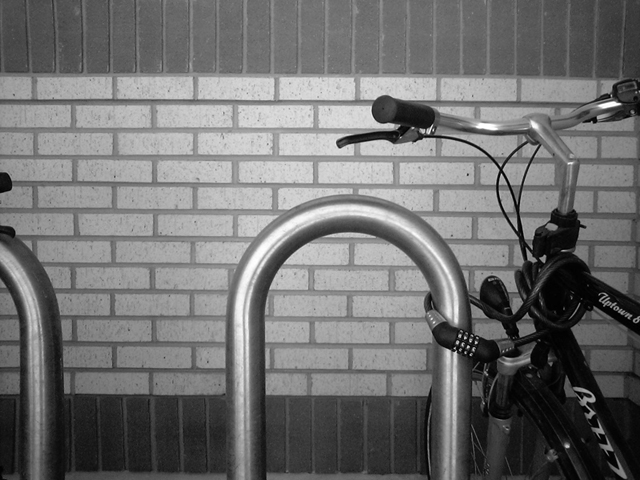
#> input picture partial-exams/1-kol-19/Figure4.jpg, 640 x 480 px
$ python kol-19-4.py
#> lines starting #> are read from the running program, lines starting #| are printed output that depends on the picture
"""

 Created on 15-Apr-21
 @author: Kiril Zelenkovski

"""
import numpy as np
import cv2
from matplotlib import pyplot as plt

img = cv2.imread('Figure4.jpg', 0)
#> img is the input picture: shape (480, 640); min 0, max 255, mean 112.2

img_gaussian = cv2.GaussianBlur(img, (3, 3), 0)

kernelx = np.array([[-1, -1, -1], [0, 0, 0], [1, 1, 1]])
kernely = np.array([[-1, 0, 1], [-1, 0, 1], [-1, 0, 1]])
img_prewittx = cv2.filter2D(img_gaussian, -1, kernelx)
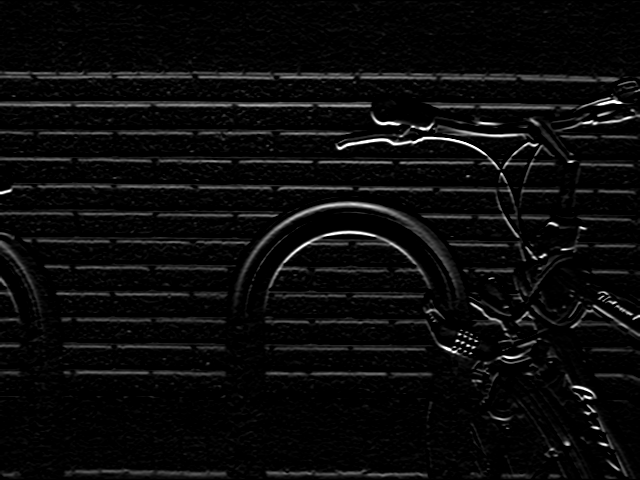
#> img_prewittx: shape (480, 640); min 0, max 255, mean 11.3

img_prewitty = cv2.filter2D(img_gaussian, -1, kernely)
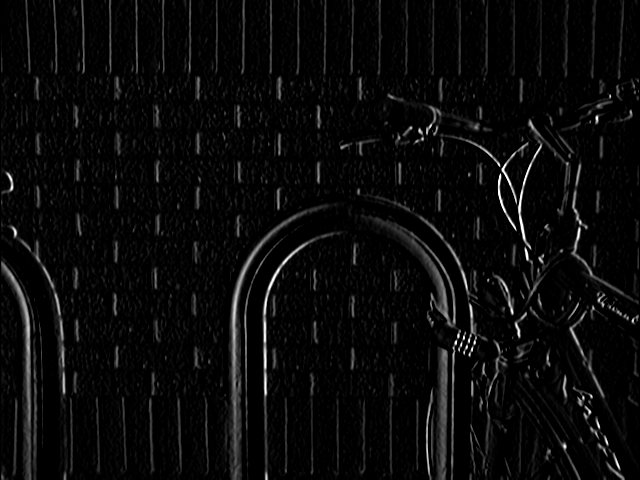
#> img_prewitty: shape (480, 640); min 0, max 255, mean 10.2

cv2.imshow("Prewitt X", img_prewittx)
cv2.imshow("Prewitt Y", img_prewitty)
cv2.waitKey(0)
cv2.destroyAllWindows()

$ run again, with partial-exams/1-kol-19/Figure2.jpg copied over partial-exams/1-kol-19/Figure4.jpg
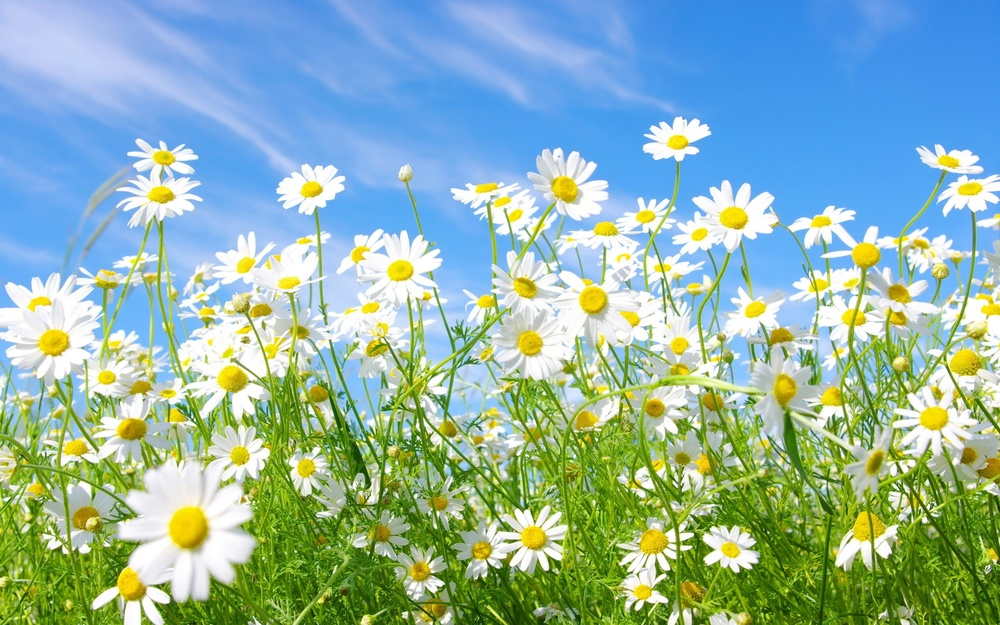
#> input picture partial-exams/1-kol-19/Figure2.jpg, 1000 x 625 px, shrunk from 2560 x 1600 before the run
#> `img = cv2.imread('Figure4.jpg', 0)`:
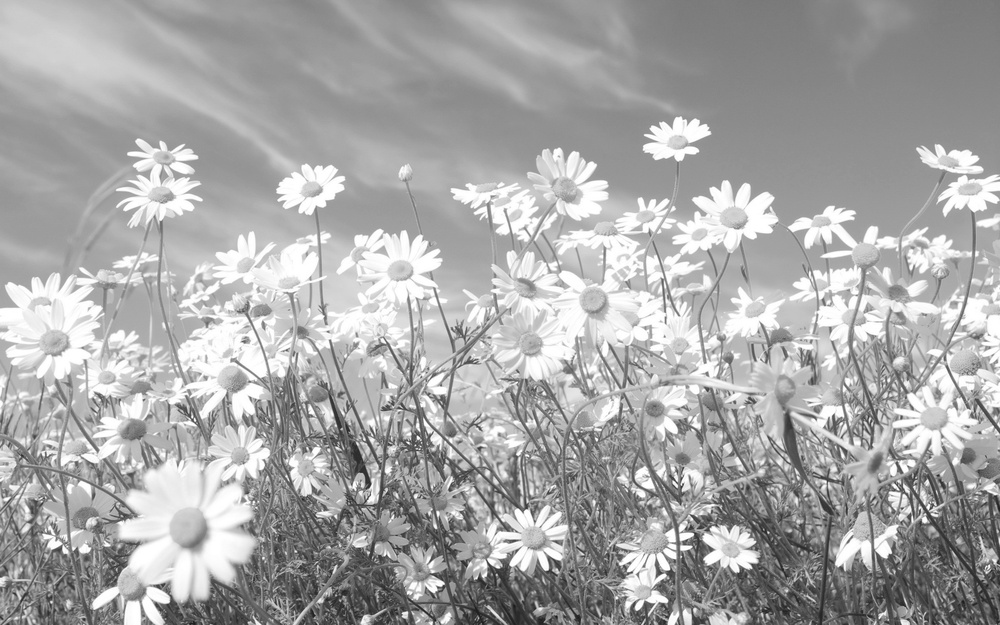
#> img: shape (625, 1000); min 23, max 255, mean 168.2
#> `img_prewitty = cv2.filter2D(img_gaussian, -1, kernely)`:
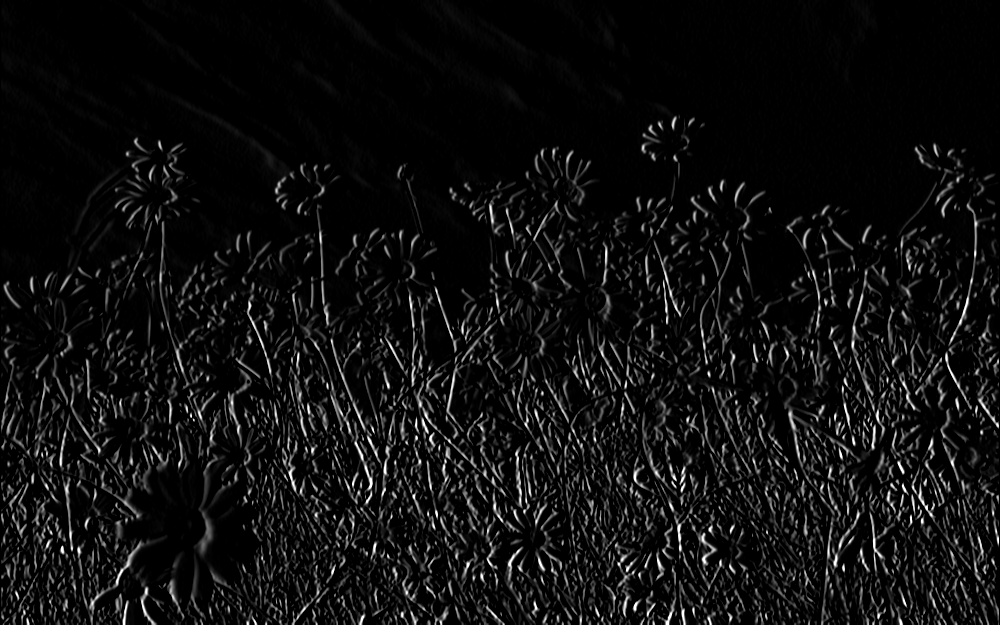
#> img_prewitty: shape (625, 1000); min 0, max 255, mean 15.5

$ run again, with partial-exams/1-kol-19/Figure3.jpg copied over partial-exams/1-kol-19/Figure4.jpg
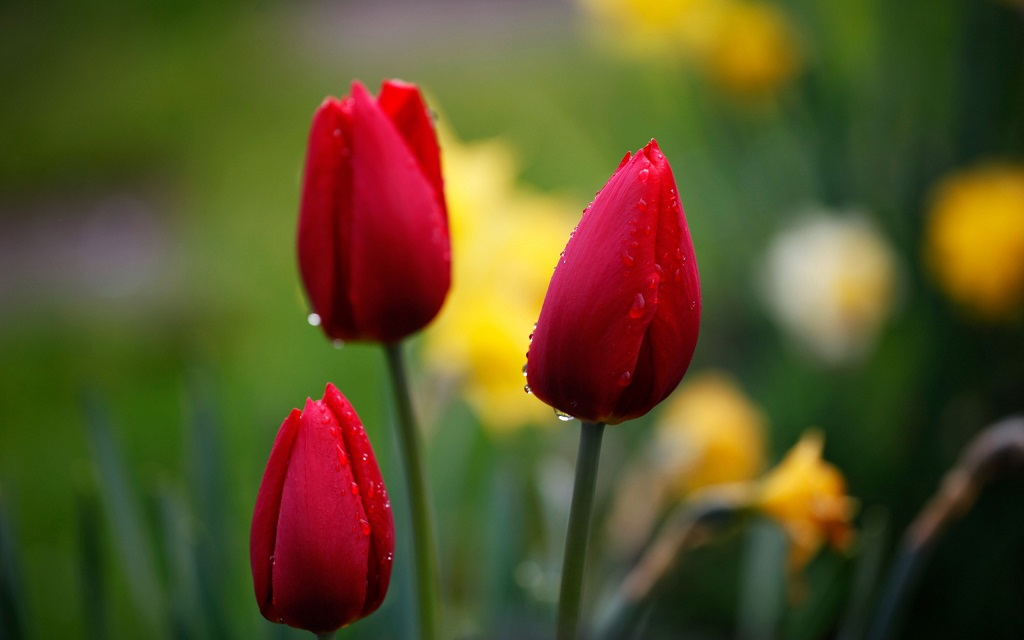
#> input picture partial-exams/1-kol-19/Figure3.jpg, 1024 x 640 px
#> `img = cv2.imread('Figure4.jpg', 0)`:
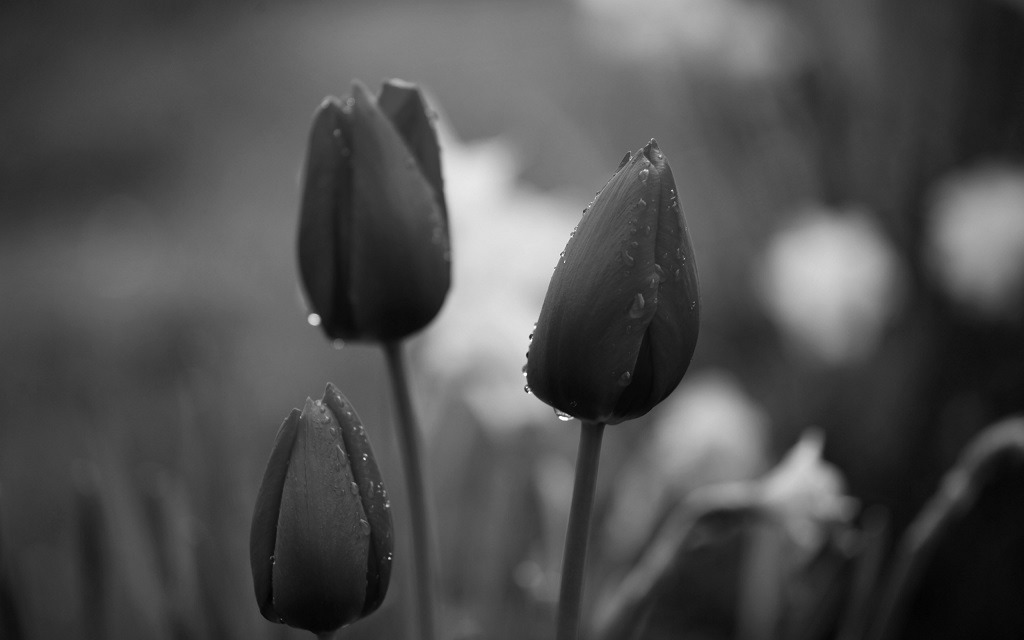
#> img: shape (640, 1024); min 2, max 255, mean 79.3
#> `img_prewitty = cv2.filter2D(img_gaussian, -1, kernely)`:
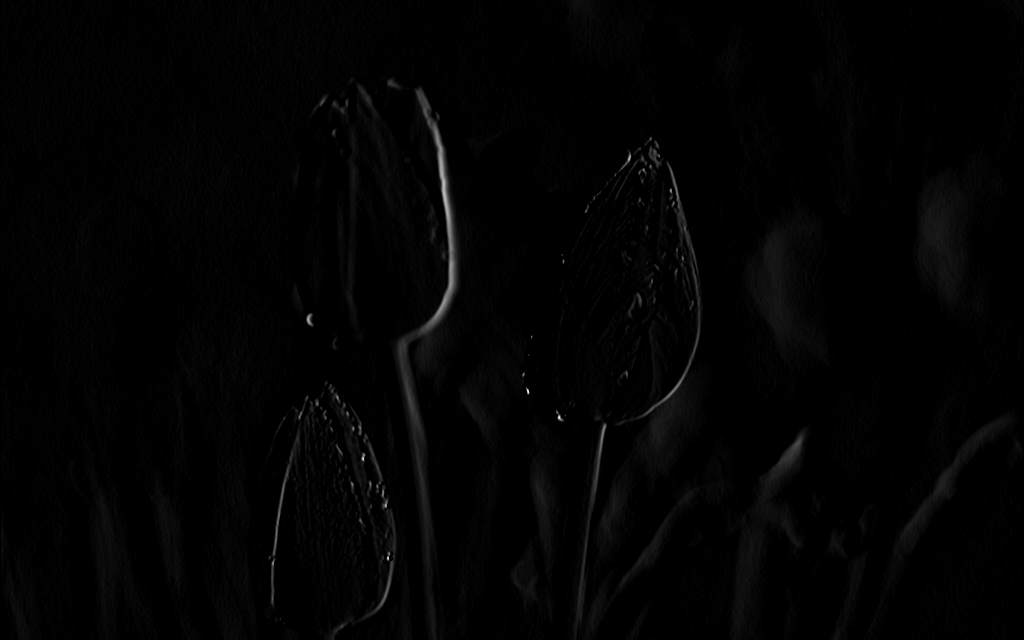
#> img_prewitty: shape (640, 1024); min 0, max 249, mean 2.8
